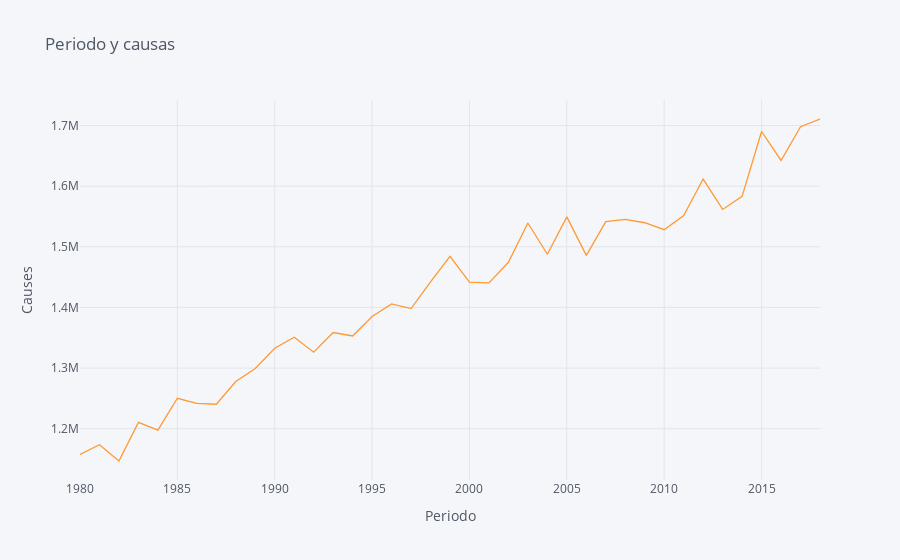

The cell this chart's notebook holds for it:
### Code cell
# Cufflinks scatter plot

dataset.iplot(kind='scatter',
              x='Periodo', 
              y='001-102', 
              xTitle='Periodo',
              yTitle='Causes',
              title='Periodo y causas')

### Figure 1 — Plotly figure (JSON) as saved in the notebook; plotly's stock layout.template omitted (floating-point values rounded to 4 significant figures)
{"data": [{"line": {"color": "rgba(255, 153, 51, 1.0)", "dash": "solid", "shape": "linear", "width": 1.3}, "mode": "lines", "name": "001-102", "text": "", "type": "scatter", "x": [1980, 1981, 1982, 1983, 1984, 1985, 1986, 1987, 1988, 1989, 1990, 1991, 1992, 1993, 1994, 1995, 1996, 1997, 1998, 1999, 2000, 2001, 2002, 2003, 2004, 2005, 2006, 2007, 2008, 2009, 2010, 2011, 2012, 2013, 2014, 2015, 2016, 2017, 2018], "y": [1157376, 1173544, 1146620, 1210276, 1197636, 1250128, 1241652, 1240292, 1277748, 1299184, 1332568, 1350764, 1326060, 1358644, 1352968, 1384908, 1405796, 1398084, 1442044, 1484408, 1441564, 1440524, 1474472, 1539312, 1487736, 1549420, 1485912, 1541444, 1545296, 1539732, 1528188, 1551644, 1611800, 1561676, 1583320, 1690272, 1642444, 1698092, 1710884]}], "layout": {"legend": {"bgcolor": "#F5F6F9", "font": {"color": "#4D5663"}}, "paper_bgcolor": "#F5F6F9", "plot_bgcolor": "#F5F6F9", "title": {"font": {"color": "#4D5663"}, "text": "Periodo y causas"}, "xaxis": {"gridcolor": "#E1E5ED", "showgrid": true, "tickfont": {"color": "#4D5663"}, "title": {"font": {"color": "#4D5663"}, "text": "Periodo"}, "zerolinecolor": "#E1E5ED"}, "yaxis": {"gridcolor": "#E1E5ED", "showgrid": true, "tickfont": {"color": "#4D5663"}, "title": {"font": {"color": "#4D5663"}, "text": "Causes"}, "zerolinecolor": "#E1E5ED"}}}
